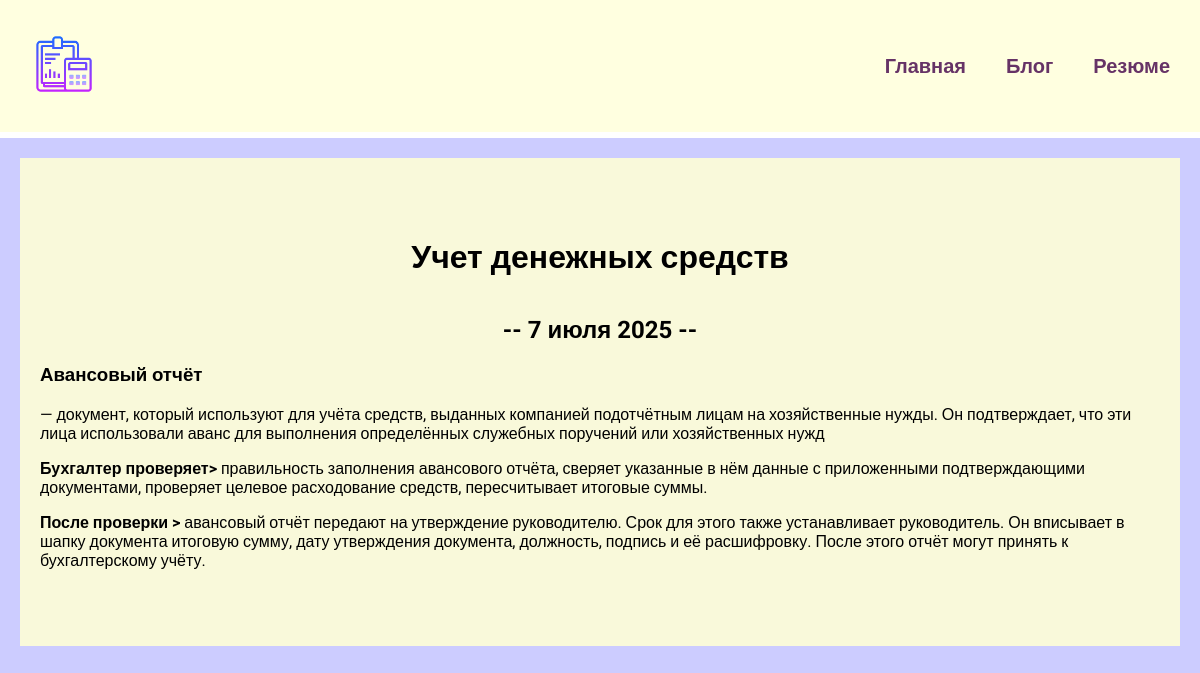
/blog/5/, run on the app's committed database.
### blog/models.py (models this page shows, shortened)
class Blog(models.Model):
    title = models.CharField(max_length=200)
    description = models.TextField()
    date = models.DateField()

### blog/views.py (the view)
# urls.py: path('<int:blog_id>/', views.detail, name="detail")
def detail(request, blog_id):
    blog = get_object_or_404(Blog, pk=blog_id)
    return render(request, 'blog/details.html', {'blog': blog})

### blog/templates/blog/details.html
{% extends 'skills/base.html' %}
{% block content %}
<div class="detail">
    <h1>{{ blog.title }}</h1>
    <h2>--  {{ blog.date|date:'j E Y'}} --</h2>
    {{ blog.description|safe }}
</div>
{% endblock %}

### skills/static/css/style.css (style rules this page uses)
body { font-family: "Roboto", sans-serif; background: #ccccff; padding: 0; margin: 0; }
h1 { text-align: center; margin: 60px 0 40px; }
h2 { text-align: center; margin: 20px 0; }
.detail { background: #f9f9da; padding: 20px 20px 60px; box-sizing: border-box; }

### data on the page
Blog: title "Учет денежных средств", date "7 июля 2025", description "Авансовый отчёт — документ, который используют для учёта средств, выданных компанией подотчётным лицам на хозяйственные нужды. Он подтверждает, что эти лица использовали аванс для выполнения определённых служебных поручений или хозяйственных нужд Бухгалтер проверяет> правильность заполнения авансового отчёта, сверяет указанные в нём данные с приложенными подтверждающими документами, проверяет целевое расходование средств, пересчитывает итоговые суммы. После проверки > авансовый отчёт передают на утверждение руководителю. Срок для этого также устанавливает руководитель. Он вписывает в шапку документа итоговую сумму, дату утверждения документа, должность, подпись и её расшифровку. После этого…"
